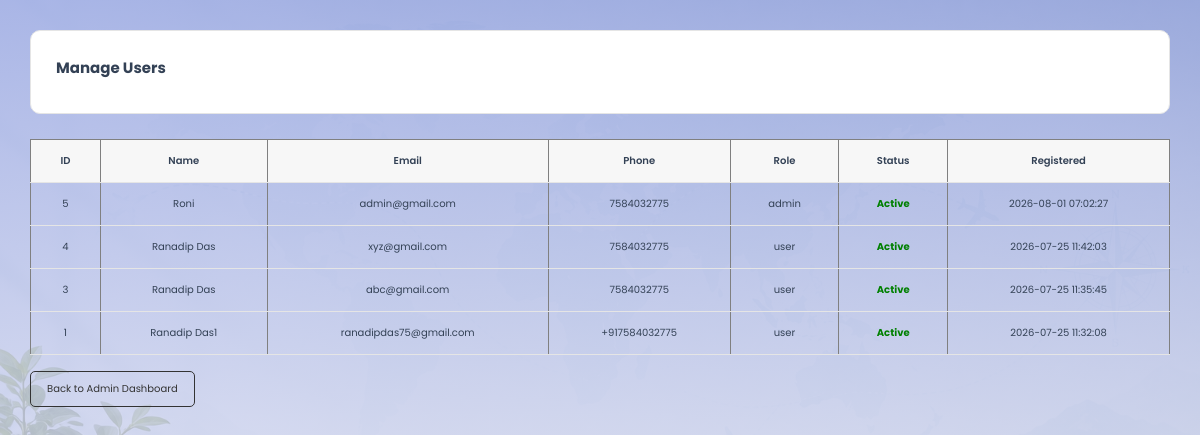
/admin/users.php (signed in), run on the app's committed database.
### tables this page shows
CREATE TABLE `users` (
  `id` int(10) UNSIGNED NOT NULL,
  `full_name` varchar(100) NOT NULL,
  `email` varchar(120) NOT NULL,
  `phone` varchar(20) NOT NULL,
  `password` varchar(255) NOT NULL,
  `role` enum('user','admin') DEFAULT 'user',
  `status` enum('active','inactive') DEFAULT 'active',
  `created_at` timestamp NOT NULL DEFAULT current_timestamp(),
  `updated_at` timestamp NOT NULL DEFAULT current_timestamp() ON UPDATE current_timestamp()
);

### includes/functions.php (called while the page is built, shortened)
<?php
function e($value): string
{
    return htmlspecialchars((string) $value, ENT_QUOTES, 'UTF-8');
}

### admin/users.php (the view, shortened to what this page needs)
<?php
require_once '../config/database.php';
require_once '../includes/functions.php';
$statement = $pdo->prepare(
    "SELECT
        id,
        full_name,
        email,
        phone,
        role,
        status,
        created_at
    FROM users
    ORDER BY created_at DESC"
);
$statement->execute();
$users = $statement->fetchAll();
?>
<!DOCTYPE html>
<!DOCTYPE html>
<html lang="en">
<head>
    <link rel="stylesheet" href="../assets/css/style.css">
</head>
<body class="admin-dashboard-page">
    <section style="padding:30px;">
    <div class="dashboard-header">
        <h2>Manage Users</h2>
        <br>
        <?php if (empty($users)) { ?>
        <p>No users found.</p>
        <?php } else { ?>
        </div>
        <div style="overflow-x:auto;"
        class="table-responsive">
            <table border="1" cellpadding="10" cellspacing="0" width="100%"
            class="dashboard-table">
                <thead>
                    <tr>
                    <th>ID</th>
                    <th>Name</th>
                    <th>Email</th>
                    <th>Phone</th>
                    <th>Role</th>
                    <th>Status</th>
                    <th>Registered</th>
                    </tr>
                </thead>
                <tbody>
                    <?php foreach ($users as $user) { ?>
                    <tr>
                            <td>
                                <?= e($user['id']) ?>
                            </td>
                            <td>
                                <?= e($user['full_name']) ?>
                            </td>
                            <td>
                                <?= e($user['email']) ?>
                            </td>
                            <td>
                                <?= e($user['phone'] ?? '') ?>
                            </td>
                            <td>
                                <?= e($user['role']) ?>
                            </td>
                            <td>
                            <?php if (strtolower($user['status']) === 'active') { ?>
                                    <span style="color:green;font-weight:bold;">
                                        Active
                                    </span>
                                <?php } else { ?>
                                    <span style="color:red;font-weight:bold;">
                                        Inactive
                                    </span>
                                <?php } ?>
                            </td>
                            <td>
                                <?= e($user['created_at']) ?>
                            </td>
                        </tr>
                    <?php } ?>
                </tbody>
            </table>
        </div>
        <?php } ?>
        <br>
    <a href="dashboard.php" class="dashboard-btn">
        Back to Admin Dashboard
    </a>
    </section>
</body>
</html>

### assets/css/style.css (style rules this page uses)
:root { --primary:#2563eb; --primary-dark:#1d4ed8; --secondary:#0f172a; --accent:#f59e0b; --text:#334155; --text-light:#64748b; --white:#ffffff; --light:#cad6e1; --border:#e2e8f0; --shadow:0 10px 30px rgba(15,23,42,.08); --shadow-hover:0 20px 40px rgba(15,23,42,.12); --radius:18px; --radius-lg:24px; --transition:all .3s ease; }
* { margin:0; padding:0; box-sizing:border-box; }
html { font-size:62.5%; scroll-behavior:smooth; }
body { font-family:'Poppins', sans-serif; background:var(--white); color:var(--text); overflow-x:hidden; line-height:1.6; }
section { padding:8rem 8%; }
a { text-decoration:none; }
.dashboard-header { display: flex; justify-content: space-between; align-items: center; gap: 20px; padding: 25px; margin-bottom: 25px; background: #fff; border: 1px solid #e5e5e5; border-radius: 10px; }
.dashboard-header h2 { margin-bottom: 8px; }
.dashboard-btn { display: inline-block; padding: 9px 16px; border: 1px solid #333; border-radius: 5px; text-decoration: none; color: #333; }
.dashboard-table { width: 100%; border-collapse: collapse; }
.dashboard-table th, .dashboard-table td { padding: 13px 15px; border-bottom: 1px solid #e5e5e5; text-align:center; align-items: center; }
.dashboard-table th { background: #f7f7f7; font-weight: 600; }
.admin-dashboard-page { min-height: 100vh; background: linear-gradient( rgba(151, 166, 225, 0.82), rgba(250, 248, 248, 0.82) ), url('../images/admin-bg.png'); background-size: cover; background-position: center; background-repeat: no-repeat; background-attachment: fixed; }

### data on the page
users: id "5", full_name "Roni", email "admin@gmail.com", phone "7584032775", role "admin", status "Active", created_at "2026-08-01 07:02:27"
users: id "4", full_name "Ranadip Das", email "xyz@gmail.com", phone "7584032775", role "user", status "Active", created_at "2026-07-25 11:42:03"
users: id "3", full_name "Ranadip Das", email "abc@gmail.com", phone "7584032775", role "user", status "Active", created_at "2026-07-25 11:35:45"
users: id "1", full_name "Ranadip Das1", email "ranadipdas75@gmail.com", phone "+917584032775", role "user", status "Active", created_at "2026-07-25 11:32:08"
